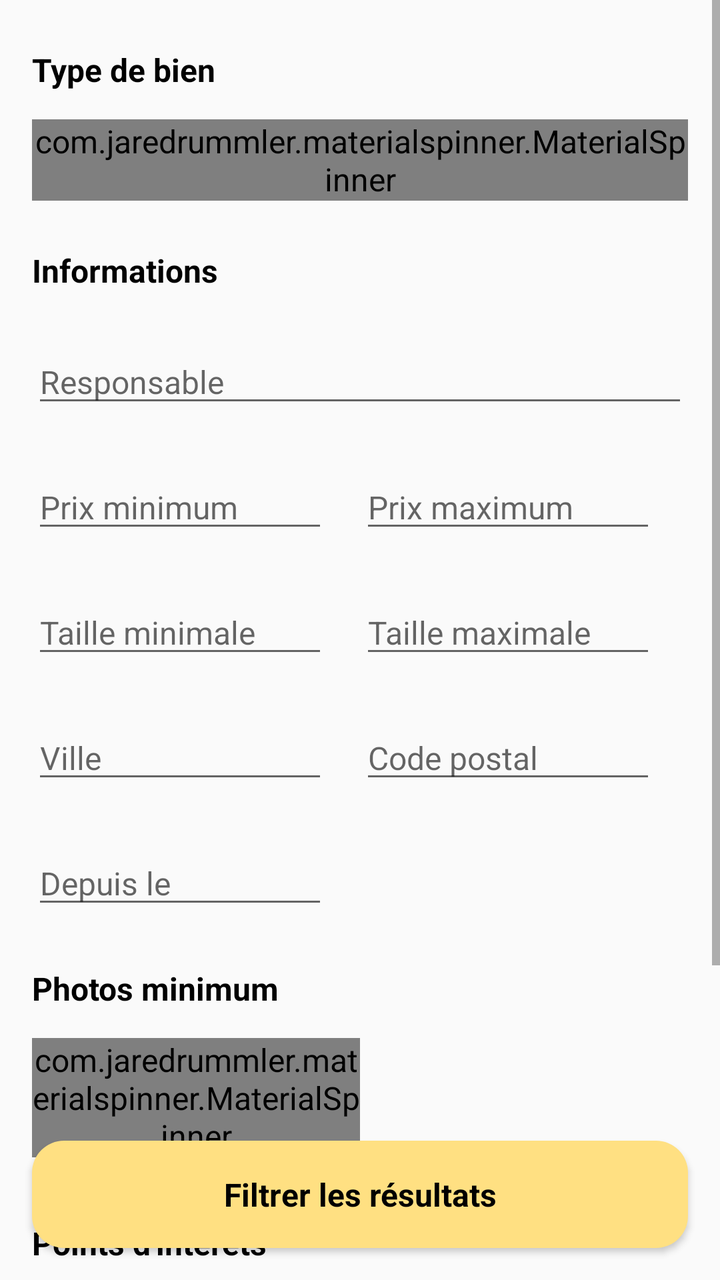
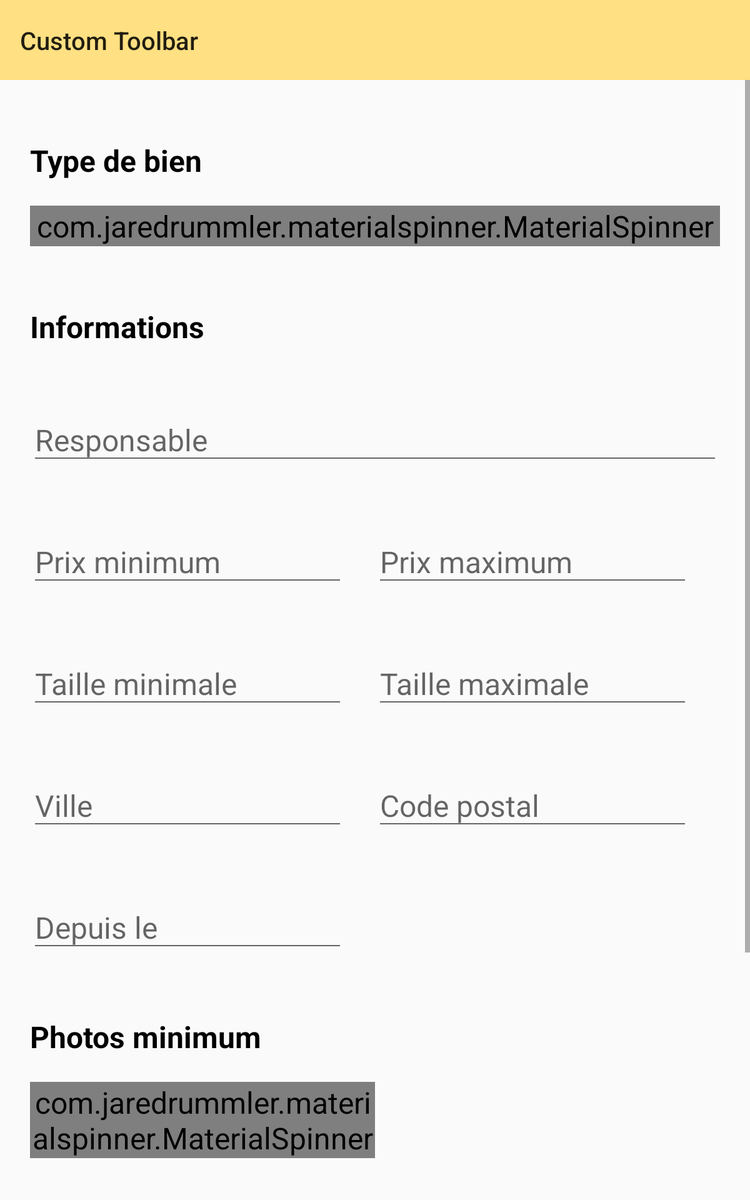

First picture: res/layout/ on a phone held upright. Second picture: the repository's own variant of that layout, on a device whose configuration matches the variant's folder. Source for both follows.
<!-- AndroidManifest.xml: application theme AppTheme -->
<!-- res/layout/activity_filter.xml -->
<?xml version="1.0" encoding="utf-8"?>
<androidx.constraintlayout.widget.ConstraintLayout xmlns:android="http://schemas.android.com/apk/res/android"
    android:layout_height="match_parent"
    android:layout_width="match_parent"
    xmlns:app="http://schemas.android.com/apk/res-auto">

    <ScrollView
        android:layout_width="match_parent"
        android:layout_height="wrap_content"
        app:layout_constraintTop_toTopOf="parent">

        <androidx.constraintlayout.widget.ConstraintLayout
            android:layout_width="match_parent"
            android:layout_height="wrap_content"
            android:clipToPadding="false"
            android:paddingBottom="120dp">

            <TextView
                android:id="@+id/filterTypeTitle"
                android:layout_width="wrap_content"
                android:layout_height="wrap_content"
                android:layout_marginTop="@dimen/large"
                android:text="@string/filter_estate_type_title"
                android:textStyle="bold"
                app:layout_constraintStart_toStartOf="@id/startGuideline"
                app:layout_constraintTop_toTopOf="parent" />

            <com.jaredrummler.materialspinner.MaterialSpinner
                android:id="@+id/filterEstateTypeSpinner"
                android:layout_width="0dp"
                android:layout_height="wrap_content"
                android:layout_marginTop="@dimen/small"
                app:layout_constraintEnd_toEndOf="@id/endGuideline"
                app:layout_constraintStart_toStartOf="@id/startGuideline"
                app:layout_constraintTop_toBottomOf="@id/filterTypeTitle"
                app:ms_background_color="@color/spinnerBackgound" />

            <TextView
                android:id="@+id/filterMainInfoTitle"
                android:layout_width="wrap_content"
                android:layout_height="wrap_content"
                android:layout_marginTop="@dimen/large"
                android:text="@string/filter_info_section_title"
                android:textStyle="bold"
                app:layout_constraintStart_toStartOf="@id/startGuideline"
                app:layout_constraintTop_toBottomOf="@id/filterEstateTypeSpinner" />

            <EditText
                android:id="@+id/filterEstateOwner"
                android:layout_width="0dp"
                android:layout_height="wrap_content"
                android:layout_marginTop="@dimen/large"
                android:autofillHints="personName"
                android:hint="@string/filter_owner_hint"
                android:inputType="textPersonName"
                app:layout_constraintEnd_toEndOf="@id/endGuideline"
                app:layout_constraintStart_toStartOf="@id/startGuideline"
                app:layout_constraintTop_toBottomOf="@id/filterMainInfoTitle" />

            <EditText
                android:id="@+id/filterEstatePriceMin"
                android:layout_width="0dp"
                android:layout_height="wrap_content"
                android:layout_marginTop="@dimen/large"
                android:layout_marginEnd="@dimen/medium"
                android:autofillHints="none"
                android:hint="@string/filter_price_min_hint"
                android:inputType="numberDecimal"
                app:layout_constraintEnd_toEndOf="@id/middleGuideline"
                app:layout_constraintStart_toStartOf="@id/startGuideline"
                app:layout_constraintTop_toBottomOf="@id/filterEstateOwner" />

            <EditText
                android:id="@+id/filterEstatePriceMax"
                android:layout_width="0dp"
                android:layout_height="wrap_content"
                android:layout_marginTop="@dimen/large"
                android:layout_marginEnd="@dimen/medium"
                android:autofillHints="none"
                android:hint="@string/filter_price_max_hint"
                android:inputType="numberDecimal"
                app:layout_constraintEnd_toEndOf="@id/endGuideline"
                app:layout_constraintStart_toStartOf="@id/middleGuideline"
                app:layout_constraintTop_toBottomOf="@id/filterEstateOwner" />

            <EditText
                android:id="@+id/filterEstateSurfaceMax"
                android:layout_width="0dp"
                android:layout_height="wrap_content"
                android:layout_marginTop="@dimen/large"
                android:layout_marginEnd="@dimen/medium"
                android:autofillHints="none"
                android:hint="@string/filter_space_max_hint"
                android:inputType="numberDecimal"
                app:layout_constraintEnd_toEndOf="@id/endGuideline"
                app:layout_constraintStart_toStartOf="@id/middleGuideline"
                app:layout_constraintTop_toBottomOf="@id/filterEstatePriceMin" />

            <EditText
                android:id="@+id/filterEstateSurfaceMin"
                android:layout_width="0dp"
                android:layout_height="wrap_content"
                android:layout_marginTop="@dimen/large"
                android:layout_marginEnd="@dimen/medium"
                android:autofillHints="none"
                android:hint="@string/filter_space_min_hint"
                android:inputType="numberDecimal"
                app:layout_constraintEnd_toEndOf="@id/middleGuideline"
                app:layout_constraintStart_toStartOf="@id/startGuideline"
                app:layout_constraintTop_toBottomOf="@id/filterEstatePriceMin" />

            <EditText
                android:id="@+id/filterEstateCity"
                android:layout_width="0dp"
                android:layout_height="wrap_content"
                android:layout_marginTop="@dimen/large"
                android:layout_marginEnd="@dimen/medium"
                android:autofillHints="none"
                android:hint="@string/filter_estate_city_hint"
                android:inputType="textPostalAddress"
                app:layout_constraintEnd_toEndOf="@id/middleGuideline"
                app:layout_constraintStart_toStartOf="@id/startGuideline"
                app:layout_constraintTop_toBottomOf="@id/filterEstateSurfaceMin" />

            <EditText
                android:id="@+id/filterEstateZipCode"
                android:layout_width="0dp"
                android:layout_height="wrap_content"
                android:layout_marginEnd="@dimen/medium"
                android:autofillHints="none"
                android:hint="@string/filter_estate_zipcode_hint"
                android:inputType="numberDecimal"
                app:layout_constraintEnd_toEndOf="@id/endGuideline"
                app:layout_constraintStart_toStartOf="@id/middleGuideline"
                app:layout_constraintTop_toTopOf="@id/filterEstateCity" />

            <EditText
                android:id="@+id/filterEstateOnMarketDate"
                android:layout_width="0dp"
                android:layout_height="wrap_content"
                android:layout_marginTop="@dimen/large"
                android:layout_marginEnd="@dimen/medium"
                android:autofillHints="none"
                android:drawableEnd="@drawable/arrow_down_gray"
                android:hint="@string/filter_from_date_hint"
                android:inputType="datetime"
                app:layout_constraintEnd_toEndOf="@id/middleGuideline"
                app:layout_constraintStart_toStartOf="@id/startGuideline"
                app:layout_constraintTop_toBottomOf="@id/filterEstateCity" />

            <TextView
                android:id="@+id/filterPhotosTitle"
                android:layout_width="wrap_content"
                android:layout_height="wrap_content"
                android:layout_marginTop="@dimen/large"
                android:text="@string/filter_photo_minimum_title"
                android:textStyle="bold"
                app:layout_constraintStart_toStartOf="@id/startGuideline"
                app:layout_constraintTop_toBottomOf="@id/filterEstateOnMarketDate" />

            <com.jaredrummler.materialspinner.MaterialSpinner
                android:id="@+id/filterPhotosNumber"
                android:layout_width="0dp"
                android:layout_height="wrap_content"
                android:layout_marginTop="@dimen/small"
                app:layout_constraintEnd_toEndOf="@id/middleGuideline"
                app:layout_constraintStart_toStartOf="@id/startGuideline"
                app:layout_constraintTop_toBottomOf="@id/filterPhotosTitle"
                app:ms_background_color="@color/spinnerBackgound" />

            <TextView
                android:id="@+id/filterInterestPointTitle"
                android:layout_width="wrap_content"
                android:layout_height="wrap_content"
                android:layout_marginTop="@dimen/x_large"
                android:text="@string/creation_final_step_interest_point"
                android:textStyle="bold"
                app:layout_constraintStart_toStartOf="@id/startGuideline"
                app:layout_constraintTop_toBottomOf="@id/filterPhotosNumber" />

            <CheckBox
                android:id="@+id/filterInterestPointMetro"
                android:layout_width="wrap_content"
                android:layout_height="wrap_content"
                android:layout_marginTop="@dimen/medium"
                android:text="@string/interest_point_metro"
                app:layout_constraintStart_toStartOf="@id/startGuideline"
                app:layout_constraintTop_toBottomOf="@id/filterInterestPointTitle" />

            <CheckBox
                android:id="@+id/filterInterestPointShop"
                android:layout_width="wrap_content"
                android:layout_height="wrap_content"
                android:text="@string/interest_point_shop"
                app:layout_constraintStart_toStartOf="@id/middleGuideline"
                app:layout_constraintTop_toTopOf="@id/filterInterestPointMetro" />

            <CheckBox
                android:id="@+id/filterInterestPointSchool"
                android:layout_width="wrap_content"
                android:layout_height="wrap_content"
                android:layout_marginTop="@dimen/medium"
                android:text="@string/interest_point_school"
                app:layout_constraintStart_toStartOf="@id/startGuideline"
                app:layout_constraintTop_toBottomOf="@id/filterInterestPointMetro" />

            <CheckBox
                android:id="@+id/filterInterestPointParc"
                android:layout_width="wrap_content"
                android:layout_height="wrap_content"
                android:text="@string/interest_point_parc"
                app:layout_constraintStart_toStartOf="@id/middleGuideline"
                app:layout_constraintTop_toTopOf="@id/filterInterestPointSchool" />

            <androidx.constraintlayout.widget.Guideline
                android:id="@+id/startGuideline"
                android:layout_width="wrap_content"
                android:layout_height="wrap_content"
                android:orientation="vertical"
                app:layout_constraintGuide_begin="@dimen/medium" />

            <androidx.constraintlayout.widget.Guideline
                android:id="@+id/endGuideline"
                android:layout_width="wrap_content"
                android:layout_height="wrap_content"
                android:orientation="vertical"
                app:layout_constraintGuide_end="@dimen/medium" />

            <androidx.constraintlayout.widget.Guideline
                android:id="@+id/middleGuideline"
                android:layout_width="wrap_content"
                android:layout_height="wrap_content"
                android:orientation="vertical"
                app:layout_constraintGuide_percent="0.5" />

        </androidx.constraintlayout.widget.ConstraintLayout>
    </ScrollView>

    <Button
        android:id="@+id/filterEstateCTA"
        style="@style/CTA.Filled"
        android:layout_width="match_parent"
        android:layout_height="wrap_content"
        android:layout_centerInParent="true"
        android:layout_margin="@dimen/medium"
        android:text="@string/filter_filter_cta"
        app:layout_constraintBottom_toBottomOf="parent" />
</androidx.constraintlayout.widget.ConstraintLayout>
<!-- resources referenced by this layout -->
<resources>
  <color name="spinnerBackgound">@color/white</color>
  <dimen name="large">24dp</dimen>
  <dimen name="medium">16dp</dimen>
  <dimen name="small">14dp</dimen>
  <dimen name="x_large">32dp</dimen>
  <string name="creation_final_step_interest_point">Points d\'intérêts</string>
  <string name="filter_estate_city_hint">Ville</string>
  <string name="filter_estate_type_title">Type de bien</string>
  <string name="filter_estate_zipcode_hint">Code postal</string>
  <string name="filter_filter_cta">Filtrer les résultats</string>
  <string name="filter_from_date_hint">Depuis le</string>
  <string name="filter_info_section_title">Informations</string>
  <string name="filter_owner_hint">Responsable</string>
  <string name="filter_photo_minimum_title">Photos minimum</string>
  <string name="filter_price_max_hint">Prix maximum</string>
  <string name="filter_price_min_hint">Prix minimum</string>
  <string name="filter_space_max_hint">Taille maximale</string>
  <string name="filter_space_min_hint">Taille minimale</string>
  <string name="interest_point_metro">Métro</string>
  <string name="interest_point_parc">Parcs</string>
  <string name="interest_point_school">École</string>
  <string name="interest_point_shop">Commerces</string>
  <style name="CTA.Filled">
          <item name="android:background">@drawable/button_states</item>
          <item name="android:textColor">@color/true_black</item>
      </style>
  <style name="AppTheme" parent="Theme.AppCompat.DayNight">
          
          <item name="colorPrimary">@color/colorPrimary</item>
          <item name="colorPrimaryDark">@color/colorPrimaryDark</item>
          <item name="colorAccent">@color/colorSecondary</item>
          <item name="android:textColor">@color/true_black</item>
          <item name="android:textSize">@dimen/text_medium</item>
      </style>
  <color name="white">#EFEFEF</color>
  <!-- drawable button_states (drawable) -->
  <?xml version="1.0" encoding="utf-8"?>
  <selector xmlns:android="http://schemas.android.com/apk/res/android">
      <item android:drawable="@drawable/rounded_button_enable" android:state_enabled="true" />
      <item android:drawable="@drawable/rounded_button_disabled" android:state_enabled="false" />
  </selector>
  <color name="true_black">#000000</color>
  <color name="colorPrimary">#ffe082</color>
  <color name="colorPrimaryDark">#caae53</color>
  <color name="colorSecondary">#3f51b5</color>
  <dimen name="text_medium">16sp</dimen>
  <!-- drawable rounded_button_enable (drawable) -->
  <?xml version="1.0" encoding="utf-8"?>
  <shape xmlns:android="http://schemas.android.com/apk/res/android"
      android:shape="rectangle">
      <corners android:radius="@dimen/medium" />
      <solid android:color="@color/colorPrimary" />
  </shape>
  <!-- drawable rounded_button_disabled (drawable) -->
  <?xml version="1.0" encoding="utf-8"?>
  <shape android:shape="rectangle"
      xmlns:android="http://schemas.android.com/apk/res/android">
      <corners android:radius="@dimen/medium"/>
      <solid android:color="@color/disabledButton"/>
  </shape>
  <color name="disabledButton">@color/mainGray</color>
  <color name="mainGray">#A5A5A5</color>
</resources>
<!-- res/layout-sw600dp/activity_filter.xml (the author's variant of the layout above) -->
<!-- drawn on a 7-inch tablet held upright -->
<?xml version="1.0" encoding="utf-8"?>
<androidx.constraintlayout.widget.ConstraintLayout xmlns:android="http://schemas.android.com/apk/res/android"
    android:layout_height="match_parent"
    android:layout_width="match_parent"
    xmlns:app="http://schemas.android.com/apk/res-auto">

    <include layout="@layout/toolbar"
        android:id="@+id/filterToolbar"/>

    <ScrollView
        android:layout_width="match_parent"
        android:layout_height="wrap_content"
        app:layout_constraintTop_toBottomOf="@id/filterToolbar">

        <androidx.constraintlayout.widget.ConstraintLayout
            android:layout_width="match_parent"
            android:layout_height="wrap_content"
            android:clipToPadding="false"
            android:paddingBottom="120dp">

            <TextView
                android:id="@+id/filterTypeTitle"
                android:layout_width="wrap_content"
                android:layout_height="wrap_content"
                android:layout_marginTop="@dimen/large"
                android:text="@string/filter_estate_type_title"
                android:textStyle="bold"
                app:layout_constraintStart_toStartOf="@id/startGuideline"
                app:layout_constraintTop_toTopOf="parent" />

            <com.jaredrummler.materialspinner.MaterialSpinner
                android:id="@+id/filterEstateTypeSpinner"
                android:layout_width="0dp"
                android:layout_height="wrap_content"
                android:layout_marginTop="@dimen/small"
                app:layout_constraintEnd_toEndOf="@id/endGuideline"
                app:layout_constraintStart_toStartOf="@id/startGuideline"
                app:layout_constraintTop_toBottomOf="@id/filterTypeTitle"
                app:ms_background_color="@color/spinnerBackgound" />

            <TextView
                android:id="@+id/filterMainInfoTitle"
                android:layout_width="wrap_content"
                android:layout_height="wrap_content"
                android:layout_marginTop="@dimen/large"
                android:text="@string/filter_info_section_title"
                android:textStyle="bold"
                app:layout_constraintStart_toStartOf="@id/startGuideline"
                app:layout_constraintTop_toBottomOf="@id/filterEstateTypeSpinner" />

            <EditText
                android:id="@+id/filterEstateOwner"
                android:layout_width="0dp"
                android:layout_height="wrap_content"
                android:layout_marginTop="@dimen/large"
                android:autofillHints="personName"
                android:hint="@string/filter_owner_hint"
                android:inputType="textPersonName"
                app:layout_constraintEnd_toEndOf="@id/endGuideline"
                app:layout_constraintStart_toStartOf="@id/startGuideline"
                app:layout_constraintTop_toBottomOf="@id/filterMainInfoTitle" />

            <EditText
                android:id="@+id/filterEstatePriceMin"
                android:layout_width="0dp"
                android:layout_height="wrap_content"
                android:layout_marginTop="@dimen/large"
                android:layout_marginEnd="@dimen/medium"
                android:autofillHints="none"
                android:hint="@string/filter_price_min_hint"
                android:inputType="numberDecimal"
                app:layout_constraintEnd_toEndOf="@id/middleGuideline"
                app:layout_constraintStart_toStartOf="@id/startGuideline"
                app:layout_constraintTop_toBottomOf="@id/filterEstateOwner" />

            <EditText
                android:id="@+id/filterEstatePriceMax"
                android:layout_width="0dp"
                android:layout_height="wrap_content"
                android:layout_marginTop="@dimen/large"
                android:layout_marginEnd="@dimen/medium"
                android:autofillHints="none"
                android:hint="@string/filter_price_max_hint"
                android:inputType="numberDecimal"
                app:layout_constraintEnd_toEndOf="@id/endGuideline"
                app:layout_constraintStart_toStartOf="@id/middleGuideline"
                app:layout_constraintTop_toBottomOf="@id/filterEstateOwner" />

            <EditText
                android:id="@+id/filterEstateSurfaceMax"
                android:layout_width="0dp"
                android:layout_height="wrap_content"
                android:layout_marginTop="@dimen/large"
                android:layout_marginEnd="@dimen/medium"
                android:autofillHints="none"
                android:hint="@string/filter_space_max_hint"
                android:inputType="numberDecimal"
                app:layout_constraintEnd_toEndOf="@id/endGuideline"
                app:layout_constraintStart_toStartOf="@id/middleGuideline"
                app:layout_constraintTop_toBottomOf="@id/filterEstatePriceMin" />

            <EditText
                android:id="@+id/filterEstateSurfaceMin"
                android:layout_width="0dp"
                android:layout_height="wrap_content"
                android:layout_marginTop="@dimen/large"
                android:layout_marginEnd="@dimen/medium"
                android:autofillHints="none"
                android:hint="@string/filter_space_min_hint"
                android:inputType="numberDecimal"
                app:layout_constraintEnd_toEndOf="@id/middleGuideline"
                app:layout_constraintStart_toStartOf="@id/startGuideline"
                app:layout_constraintTop_toBottomOf="@id/filterEstatePriceMin" />

            <EditText
                android:id="@+id/filterEstateCity"
                android:layout_width="0dp"
                android:layout_height="wrap_content"
                android:layout_marginTop="@dimen/large"
                android:layout_marginEnd="@dimen/medium"
                android:autofillHints="none"
                android:hint="@string/filter_estate_city_hint"
                android:inputType="textPostalAddress"
                app:layout_constraintEnd_toEndOf="@id/middleGuideline"
                app:layout_constraintStart_toStartOf="@id/startGuideline"
                app:layout_constraintTop_toBottomOf="@id/filterEstateSurfaceMin" />

            <EditText
                android:id="@+id/filterEstateZipCode"
                android:layout_width="0dp"
                android:layout_height="wrap_content"
                android:layout_marginEnd="@dimen/medium"
                android:autofillHints="none"
                android:hint="@string/filter_estate_zipcode_hint"
                android:inputType="numberDecimal"
                app:layout_constraintEnd_toEndOf="@id/endGuideline"
                app:layout_constraintStart_toStartOf="@id/middleGuideline"
                app:layout_constraintTop_toTopOf="@id/filterEstateCity" />

            <EditText
                android:id="@+id/filterEstateOnMarketDate"
                android:layout_width="0dp"
                android:layout_height="wrap_content"
                android:layout_marginTop="@dimen/large"
                android:layout_marginEnd="@dimen/medium"
                android:autofillHints="none"
                android:drawableEnd="@drawable/arrow_down_gray"
                android:hint="@string/filter_from_date_hint"
                android:inputType="datetime"
                app:layout_constraintEnd_toEndOf="@id/middleGuideline"
                app:layout_constraintStart_toStartOf="@id/startGuideline"
                app:layout_constraintTop_toBottomOf="@id/filterEstateCity" />

            <TextView
                android:id="@+id/filterPhotosTitle"
                android:layout_width="wrap_content"
                android:layout_height="wrap_content"
                android:layout_marginTop="@dimen/large"
                android:text="@string/filter_photo_minimum_title"
                android:textStyle="bold"
                app:layout_constraintStart_toStartOf="@id/startGuideline"
                app:layout_constraintTop_toBottomOf="@id/filterEstateOnMarketDate" />

            <com.jaredrummler.materialspinner.MaterialSpinner
                android:id="@+id/filterPhotosNumber"
                android:layout_width="0dp"
                android:layout_height="wrap_content"
                android:layout_marginTop="@dimen/small"
                app:layout_constraintEnd_toEndOf="@id/middleGuideline"
                app:layout_constraintStart_toStartOf="@id/startGuideline"
                app:layout_constraintTop_toBottomOf="@id/filterPhotosTitle"
                app:ms_background_color="@color/spinnerBackgound" />

            <TextView
                android:id="@+id/filterInterestPointTitle"
                android:layout_width="wrap_content"
                android:layout_height="wrap_content"
                android:layout_marginTop="@dimen/x_large"
                android:text="@string/creation_final_step_interest_point"
                android:textStyle="bold"
                app:layout_constraintStart_toStartOf="@id/startGuideline"
                app:layout_constraintTop_toBottomOf="@id/filterPhotosNumber" />

            <CheckBox
                android:id="@+id/filterInterestPointMetro"
                android:layout_width="wrap_content"
                android:layout_height="wrap_content"
                android:layout_marginTop="@dimen/medium"
                android:text="@string/interest_point_metro"
                app:layout_constraintStart_toStartOf="@id/startGuideline"
                app:layout_constraintTop_toBottomOf="@id/filterInterestPointTitle" />

            <CheckBox
                android:id="@+id/filterInterestPointShop"
                android:layout_width="wrap_content"
                android:layout_height="wrap_content"
                android:text="@string/interest_point_shop"
                app:layout_constraintStart_toStartOf="@id/middleGuideline"
                app:layout_constraintTop_toTopOf="@id/filterInterestPointMetro" />

            <CheckBox
                android:id="@+id/filterInterestPointSchool"
                android:layout_width="wrap_content"
                android:layout_height="wrap_content"
                android:layout_marginTop="@dimen/medium"
                android:text="@string/interest_point_school"
                app:layout_constraintStart_toStartOf="@id/startGuideline"
                app:layout_constraintTop_toBottomOf="@id/filterInterestPointMetro" />

            <CheckBox
                android:id="@+id/filterInterestPointParc"
                android:layout_width="wrap_content"
                android:layout_height="wrap_content"
                android:text="@string/interest_point_parc"
                app:layout_constraintStart_toStartOf="@id/middleGuideline"
                app:layout_constraintTop_toTopOf="@id/filterInterestPointSchool" />

            <Button
                android:id="@+id/filterEstateCTA"
                style="@style/CTA.Filled"
                android:layout_width="match_parent"
                android:layout_height="wrap_content"
                android:layout_centerInParent="true"
                android:layout_marginTop="@dimen/x_large"
                android:layout_marginBottom="@dimen/medium"
                android:layout_marginLeft="@dimen/medium"
                android:layout_marginRight="@dimen/medium"
                android:text="@string/filter_filter_cta"
                app:layout_constraintTop_toBottomOf="@id/filterInterestPointParc" />

            <androidx.constraintlayout.widget.Guideline
                android:id="@+id/startGuideline"
                android:layout_width="wrap_content"
                android:layout_height="wrap_content"
                android:orientation="vertical"
                app:layout_constraintGuide_begin="@dimen/medium" />

            <androidx.constraintlayout.widget.Guideline
                android:id="@+id/endGuideline"
                android:layout_width="wrap_content"
                android:layout_height="wrap_content"
                android:orientation="vertical"
                app:layout_constraintGuide_end="@dimen/medium" />

            <androidx.constraintlayout.widget.Guideline
                android:id="@+id/middleGuideline"
                android:layout_width="wrap_content"
                android:layout_height="wrap_content"
                android:orientation="vertical"
                app:layout_constraintGuide_percent="0.5" />

        </androidx.constraintlayout.widget.ConstraintLayout>
    </ScrollView>
</androidx.constraintlayout.widget.ConstraintLayout>
<!-- res/layout/toolbar.xml (included above) -->
<?xml version="1.0" encoding="utf-8"?>
<androidx.appcompat.widget.Toolbar xmlns:android="http://schemas.android.com/apk/res/android"
    xmlns:tools="http://schemas.android.com/tools"
    android:layout_width="match_parent"
    android:layout_height="?attr/actionBarSize"
    android:background="@color/colorPrimary"
    tools:title="Custom Toolbar" />
<!-- resources referenced by the variant -->
<!-- as a 7-inch tablet held upright resolves them -->
<resources>
  <color name="colorPrimary">#ffe082</color>
  <color name="spinnerBackgound">@color/white</color>
  <!-- from res/values-sw600dp/ -->
  <dimen name="large">48dp</dimen>
  <!-- from res/values-sw600dp/ -->
  <dimen name="medium">24dp</dimen>
  <!-- from res/values-sw600dp/ -->
  <dimen name="small">20dp</dimen>
  <!-- from res/values-sw600dp/ -->
  <dimen name="x_large">56dp</dimen>
  <string name="creation_final_step_interest_point">Points d\'intérêts</string>
  <string name="filter_estate_city_hint">Ville</string>
  <string name="filter_estate_type_title">Type de bien</string>
  <string name="filter_estate_zipcode_hint">Code postal</string>
  <string name="filter_filter_cta">Filtrer les résultats</string>
  <string name="filter_from_date_hint">Depuis le</string>
  <string name="filter_info_section_title">Informations</string>
  <string name="filter_owner_hint">Responsable</string>
  <string name="filter_photo_minimum_title">Photos minimum</string>
  <string name="filter_price_max_hint">Prix maximum</string>
  <string name="filter_price_min_hint">Prix minimum</string>
  <string name="filter_space_max_hint">Taille maximale</string>
  <string name="filter_space_min_hint">Taille minimale</string>
  <string name="interest_point_metro">Métro</string>
  <string name="interest_point_parc">Parcs</string>
  <string name="interest_point_school">École</string>
  <string name="interest_point_shop">Commerces</string>
  <style name="CTA.Filled">
          <item name="android:background">@drawable/button_states</item>
          <item name="android:textColor">@color/true_black</item>
      </style>
  <style name="AppTheme" parent="Theme.AppCompat.DayNight">
          
          <item name="colorPrimary">@color/colorPrimary</item>
          <item name="colorPrimaryDark">@color/colorPrimaryDark</item>
          <item name="colorAccent">@color/colorSecondary</item>
          <item name="android:textColor">@color/true_black</item>
          <item name="android:textSize">@dimen/text_medium</item>
      </style>
  <color name="white">#EFEFEF</color>
  <!-- drawable button_states (drawable) -->
  <?xml version="1.0" encoding="utf-8"?>
  <selector xmlns:android="http://schemas.android.com/apk/res/android">
      <item android:drawable="@drawable/rounded_button_enable" android:state_enabled="true" />
      <item android:drawable="@drawable/rounded_button_disabled" android:state_enabled="false" />
  </selector>
  <color name="true_black">#000000</color>
  <color name="colorPrimaryDark">#caae53</color>
  <color name="colorSecondary">#3f51b5</color>
  <!-- from res/values-sw600dp/ -->
  <dimen name="text_medium">24sp</dimen>
  <!-- drawable rounded_button_enable (drawable) -->
  <?xml version="1.0" encoding="utf-8"?>
  <shape xmlns:android="http://schemas.android.com/apk/res/android"
      android:shape="rectangle">
      <corners android:radius="@dimen/medium" />
      <solid android:color="@color/colorPrimary" />
  </shape>
  <!-- drawable rounded_button_disabled (drawable) -->
  <?xml version="1.0" encoding="utf-8"?>
  <shape android:shape="rectangle"
      xmlns:android="http://schemas.android.com/apk/res/android">
      <corners android:radius="@dimen/medium"/>
      <solid android:color="@color/disabledButton"/>
  </shape>
  <color name="disabledButton">@color/mainGray</color>
  <color name="mainGray">#A5A5A5</color>
</resources>
